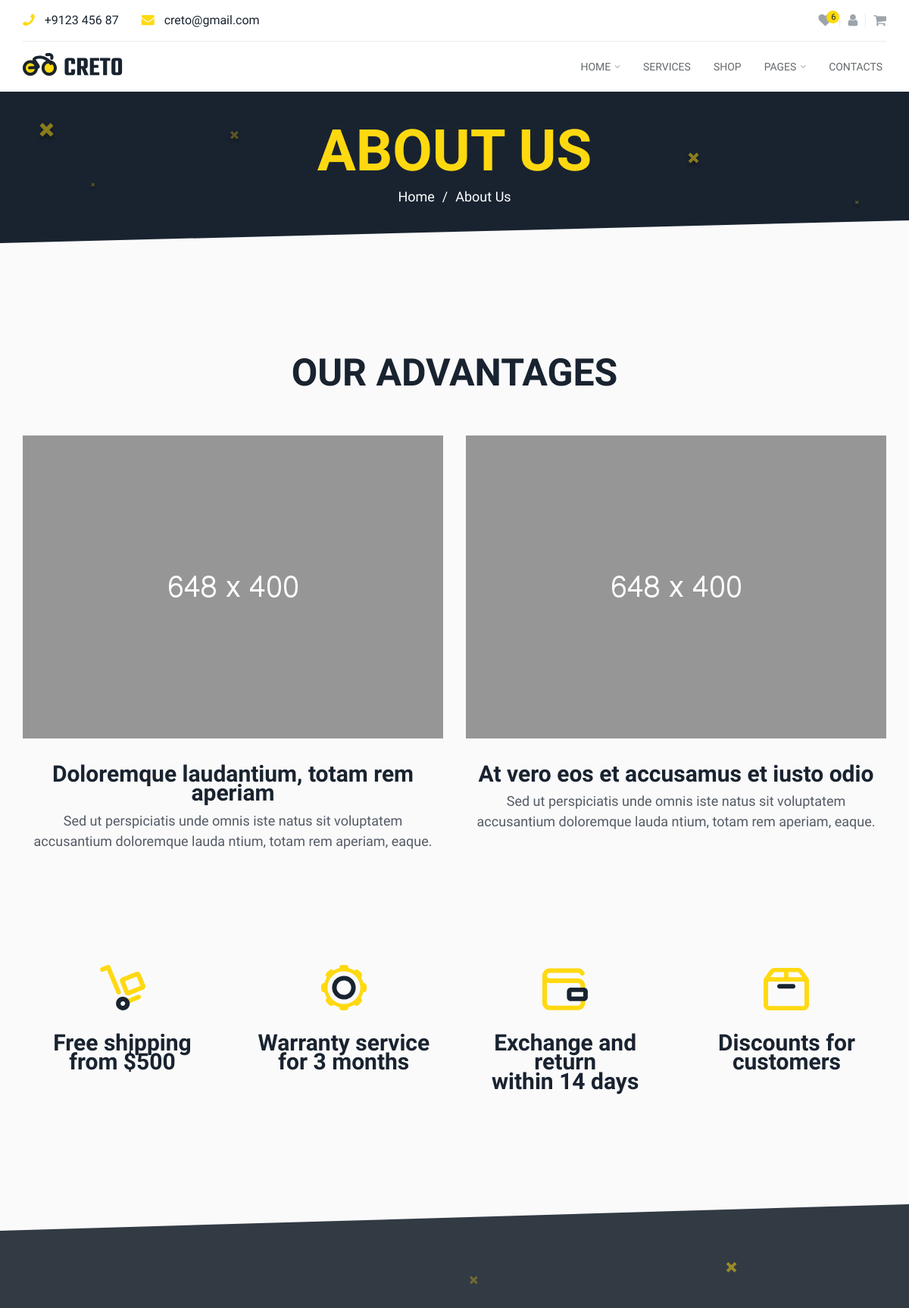
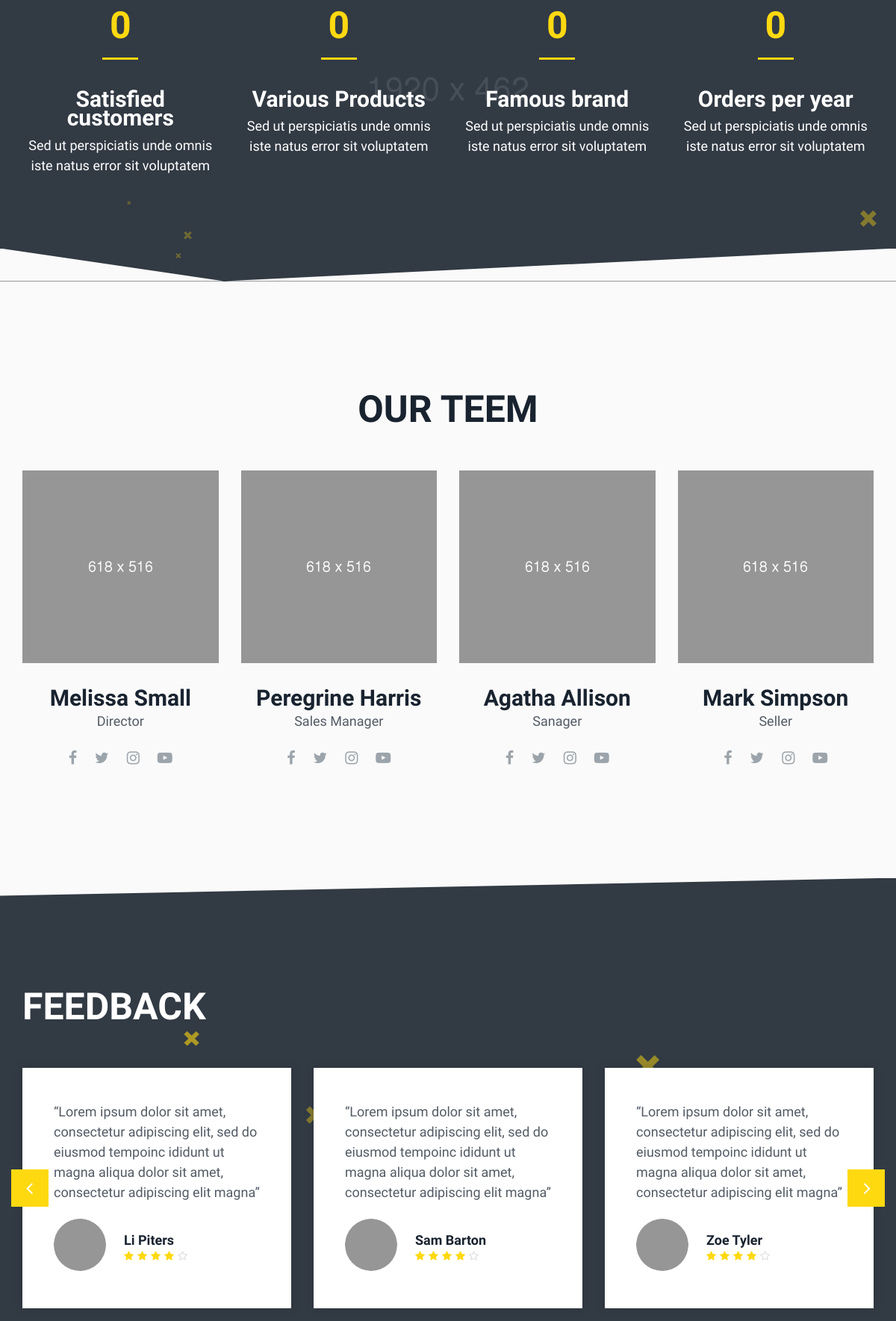
/about (upper part), run on the app's committed database (2 pictures, top to bottom).
### website/models.py (models this page shows, shortened)
class Presentation(models.Model):
    image = models.ImageField(upload_to="images/Presentation")
    titre = models.CharField(max_length=255)
    description = models.TextField()
    date_add = models.DateTimeField(auto_now_add=True)
    date_update = models.DateTimeField(auto_now=True)
    status = models.BooleanField(default=True)
    class Meta():
        verbose_name = 'Presentation'
        verbose_name_plural = 'Presentations'

class Team(models.Model):
    image = models.ImageField(upload_to="images/Team")
    titre = models.CharField(max_length=255)
    statu = models.CharField(max_length=255)
    date_add = models.DateTimeField(auto_now_add=True)
    date_update = models.DateTimeField(auto_now=True)
    status = models.BooleanField(default=True)
    class Meta():
        verbose_name = 'Team'
        verbose_name_plural = 'teams'

### website/views.py (the view)
# urls.py: path('about', views.about, name='about'),
def about(request):
    presentation = Presentation.objects.filter(status=True)[:2]
    team = Team.objects.filter(status=True)[:4]
    social = SocialAccount.objects.filter(status=True)[:4]
    data = {
        'presentation' : presentation,
        'team' : team,
        'social' : social,
    }
    return render(request, 'pages/about.html', data)

### templates/pages/about.html (shortened to what this page needs)
{% extends 'bases/base.html'  %}
{% load static %}
 {% block content%}
	<section class="s-header-title">
		<div class="container">
			<h1>About Us</h1>
			<ul class="breadcrambs">
				<li><a href="index.html">Home</a></li>
				<li>About Us</li>
			</ul>
		</div>
	</section>
	<section class="s-about-advantages">
		<div class="container">
			<h2 class="title"><span>Our advantages</span></h2>
			<div class="row about-adv-cover">
			{% for presentation in presentation %}
				<div class="cil-12 col-md-6 about-adv-item">
					<img src="{{ presentation.image.url}}" alt="img">
					<h5 class="title">{{ presentation.titre}}</h5>
					<p>{{ presentation.description}}</p>
				</div>
			{% endfor %}
			</div>
			<div class="our-advantages-wrap advantages-wrap-about">
				<div class="our-advantages-item">
					<img src="{% static 'assets/img/advantages-about-1.svg' %}" alt="icon">
					<h5>Free shipping <br>from $500</h5>
				</div>
				<div class="our-advantages-item wow fadeInUp" data-wow-duration=".6s" data-wow-delay=".25s">
					<img src="{% static 'assets/img/advantages-about-2.svg' %}" alt="icon">
					<h5>Warranty service <br>for 3 months</h5>
				</div>
				<div class="our-advantages-item wow fadeInUp" data-wow-duration=".6s" data-wow-delay=".35s">
					<img src="{% static 'assets/img/advantages-about-3.svg' %}" alt="icon">
					<h5>Exchange and return <br>within 14 days</h5>
				</div>
				<div class="our-advantages-item wow fadeInUp" data-wow-duration=".6s" data-wow-delay=".45s">
					<img src="{% static 'assets/img/advantages-about-4.svg' %}" alt="icon">
					<h5>Discounts for <br>customers</h5>
				</div>
			</div>
		</div>
	</section>
	<section class="s-about-count counter-animate counter-active" style="background-image: url({% static 'assets/img/bg-about-count.jpg' %});">
		<span class="effwct-bg-about" style="background-image: url({% static 'assets/img/effect-bg-about.svg' %});"></span>
		<div class="container">
			<div class="row about-count-cover">
				<div class="col-sm-6 col-md-3 about-count-item">
					<div class="number"><span data-number="2200">0</span></div>
					<h5>Satisfied customers</h5>
					<p>Sed ut perspiciatis unde omnis iste natus error sit voluptatem</p>
				</div>
				<div class="col-sm-6 col-md-3 about-count-item">
					<div class="number"><span data-number="1650">0</span></div>
					<h5>Various Products</h5>
					<p>Sed ut perspiciatis unde omnis iste natus error sit voluptatem</p>
				</div>
				<div class="col-sm-6 col-md-3 about-count-item">
					<div class="number"><span data-number="125">0</span></div>
					<h5>Famous brand</h5>
					<p>Sed ut perspiciatis unde omnis iste natus error sit voluptatem</p>
				</div>
				<div class="col-sm-6 col-md-3 about-count-item">
					<div class="number"><span data-number="1988">0</span></div>
					<h5>Orders per year</h5>
					<p>Sed ut perspiciatis unde omnis iste natus error sit voluptatem</p>
				</div>
			</div>
		</div>
	</section>
	<section class="s-our-team">
		<div class="container">
			<h2 class="title"><span>our teem</span></h2>
			<div class="row team-cover">
			{% for team in team %}
				<div class="col-sm-6 col-md-3 team-item">
					<img src="{{ team.image.url }}" alt="img">
					<h5 class="title">{{ team.titre }}</h5>
					<div class="prof">{{ team.statu }}</div>
					<ul class="social-list">
						<li><a target="_blank" href="https://www.facebook.com/rovadex"><i class="fa fa-facebook" aria-hidden="true"></i></a></li>
						<li><a target="_blank" href="https://twitter.com/RovadexStudio"><i class="fa fa-twitter" aria-hidden="true"></i></a></li>
						<li><a target="_blank" href="https://www.instagram.com/rovadex"><i class="fa fa-instagram" aria-hidden="true"></i></a></li>
						<li><a target="_blank" href="https://www.youtube.com"><i class="fa fa-youtube-play" aria-hidden="true"></i></a></li>
					</ul>
				</div>
			{% endfor %}
			</div>
		</div>
	</section>
	<section class="s-feedback page-serv-feedback" style="background-image: url({% static 'assets/img/bg-feedback.jpg' %});">
		<div class="container">
			<h2 class="title"><span>feedback</span></h2>
			<div class="feedback-slider">
				<div class="feedback-slide">
					<div class="feedback-item">
						<div class="feedback-content">
							<p>“Lorem ipsum dolor sit amet, consectetur adipiscing elit, sed do eiusmod tempoinc ididunt ut magna aliqua dolor sit amet, consectetur adipiscing elit magna”</p>
						</div>
						<div class="feedback-item-top">
							<img src="{% static 'assets/img/feedback-photo-1.png' %}" alt="photo">
							<div class="feedback-title">
								<h5 class="title"><span>Li piters</span></h5>
								<ul class="rating">
									<li class="star-bg"><i class="fa fa-star" aria-hidden="true"></i></li>
									<li class="star-bg"><i class="fa fa-star" aria-hidden="true"></i></li>
									<li class="star-bg"><i class="fa fa-star" aria-hidden="true"></i></li>
									<li class="star-bg"><i class="fa fa-star" aria-hidden="true"></i></li>
									<li class="star-not-bg"><i class="fa fa-star-o" aria-hidden="true"></i></li>
								</ul>
							</div>
						</div>
					</div>
				</div>
				<div class="feedback-slide">
					<div class="feedback-item">
						<div class="feedback-content">
							<p>“Lorem ipsum dolor sit amet, consectetur adipiscing elit, sed do eiusmod tempoinc ididunt ut magna aliqua dolor sit amet, consectetur adipiscing elit magna”</p>
						</div>
						<div class="feedback-item-top">
							<img src="{% static 'assets/img/feedback-photo-2.png' %}" alt="photo">
							<div class="feedback-title">
								<h5 class="title"><span>Sam Barton</span></h5>
								<ul class="rating">
									<li class="star-bg"><i class="fa fa-star" aria-hidden="true"></i></li>
									<li class="star-bg"><i class="fa fa-star" aria-hidden="true"></i></li>
									<li class="star-bg"><i class="fa fa-star" aria-hidden="true"></i></li>
									<li class="star-bg"><i class="fa fa-star" aria-hidden="true"></i></li>
									<li class="star-not-bg"><i class="fa fa-star-o" aria-hidden="true"></i></li>
								</ul>
							</div>
						</div>
					</div>
				</div>
				<div class="feedback-slide">
					<div class="feedback-item">
						<div class="feedback-content">
							<p>“Lorem ipsum dolor sit amet, consectetur adipiscing elit, sed do eiusmod tempoinc ididunt ut magna aliqua dolor sit amet, consectetur adipiscing elit magna”</p>
						</div>
						<div class="feedback-item-top">
							<img src="{% static 'assets/img/feedback-photo-3.png' %}" alt="photo">
							<div class="feedback-title">
								<h5 class="title"><span>Zoe Tyler</span></h5>
								<ul class="rating">
									<li class="star-bg"><i class="fa fa-star" aria-hidden="true"></i></li>
									<li class="star-bg"><i class="fa fa-star" aria-hidden="true"></i></li>
									<li class="star-bg"><i class="fa fa-star" aria-hidden="true"></i></li>
									<li class="star-bg"><i class="fa fa-star" aria-hidden="true"></i></li>
									<li class="star-not-bg"><i class="fa fa-star-o" aria-hidden="true"></i></li>
								</ul>
							</div>
						</div>
					</div>
				</div>
			</div>
		</div>
	</section>
	{% endblock content %}

### templates/bases/base.html (shortened to what this page needs)
{% load static %}
<!DOCTYPE html>
<html lang="zxx">
<head>
	<link rel="stylesheet" href="{% static 'assets/css/slick.min.css' %}">
	<link rel="stylesheet" href="{% static 'assets/css/bootstrap-grid.css' %}">
	<link rel="stylesheet" href="{% static 'assets/css/font-awesome.min.css' %}">
	<link rel="stylesheet" href="{% static 'assets/css/style.css' %}">
</head>
<body id="home">
	<header class="header">
		<div class="top-panel">
			<div class="container">
				<div class="top-panel-cover">
					<ul class="header-cont">
						<li><a href="tel:+912345687"><i class="fa fa-phone"></i>+9123 456 87</a></li>
						<li><a href="mailto:creto@gmail.com"><i class="fa fa-envelope" aria-hidden="true"></i>creto@gmail.com</a></li>
					</ul>
					<ul class="icon-right-list">
						<li><a class="header-like" href="#"><i class="fa fa-heart" aria-hidden="true"></i><span>6</span></a></li>
						<li><a class="header-user" href="#"><i class="fa fa-user" aria-hidden="true"></i></a></li>
						<li><a class="header-cart" href="#"><i class="fa fa-shopping-cart" aria-hidden="true"></i></a></li>
					</ul>
				</div>
			</div>
		</div>
		<div class="header-menu">
			<div class="container">
				<a href="{% url 'index' %}" class="logo"><img src="{% static 'assets/img/logo.svg" alt="logo"></a>
				<nav class="nav-menu">
					<ul class="nav-list">
						<li class="dropdown">
							<a href="#">Home <i class="fa fa-angle-down" aria-hidden="true"></i></a>
						</li>
						<li><a href="services.html">Services</a></li>
						<li><a href="{% url 'products' %}">Shop</a></li>
						<li class="dropdown">
							<a href="#">Pages <i class="fa fa-angle-down" aria-hidden="true"></i></a>
						</li>
						<li><a href="{% url 'contact' %}">Contacts</a></li>
					</ul>
				</nav>
			</div>
		</div>
	</header>
    {% block content %}
    {% endblock content %}
</body>
</html>

### data on the page
Presentation: image (picture), titre "Doloremque laudantium, totam rem aperiam", description "Sed ut perspiciatis unde omnis iste natus sit voluptatem accusantium doloremque lauda ntium, totam rem aperiam, eaque."
Presentation: image (picture), titre "At vero eos et accusamus et iusto odio", description "Sed ut perspiciatis unde omnis iste natus sit voluptatem accusantium doloremque lauda ntium, totam rem aperiam, eaque."
Team: image (picture), titre "Melissa Small", statu "Director"
Team: image (picture), titre "Peregrine Harris", statu "Sales Manager"
Team: image (picture), titre "Agatha Allison", statu "Sanager"
Team: image (picture), titre "Mark Simpson", statu "Seller"
